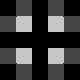

This game map was drawn from its Tiled (.tmx) file and the tilesets committed beside it. A one-line description and the full map source follow:
An orthogonal 5x5 tile map with 16x16 px tiles, 3 tile layers (regions, input_layer1, output_layer2).

<map version="1.5" tiledversion="1.7.2" orientation="orthogonal" renderorder="right-down" width="5" height="5" tilewidth="16" tileheight="16" infinite="0" nextlayerid="4" nextobjectid="1">
 <tileset firstgid="1" source="../../porthole-tileset.tsx" />
 <layer id="3" name="regions" width="5" height="5">
  <data encoding="csv">
0,1,0,1,0,
1,1,0,1,1,
0,0,0,0,0,
1,1,0,1,1,
0,1,0,1,0
</data>
 </layer>
 <layer id="1" name="input_layer1" width="5" height="5">
  <data encoding="csv">
0,33,0,33,0,
33,2,0,2,33,
0,0,0,0,0,
33,2,0,2,33,
0,33,0,33,0
</data>
 </layer>
 <layer id="2" name="output_layer2" width="5" height="5">
  <data encoding="csv">
0,0,0,0,0,
0,104,0,103,0,
0,0,0,0,0,
0,72,0,71,0,
0,0,0,0,0
</data>
 </layer>
</map>
